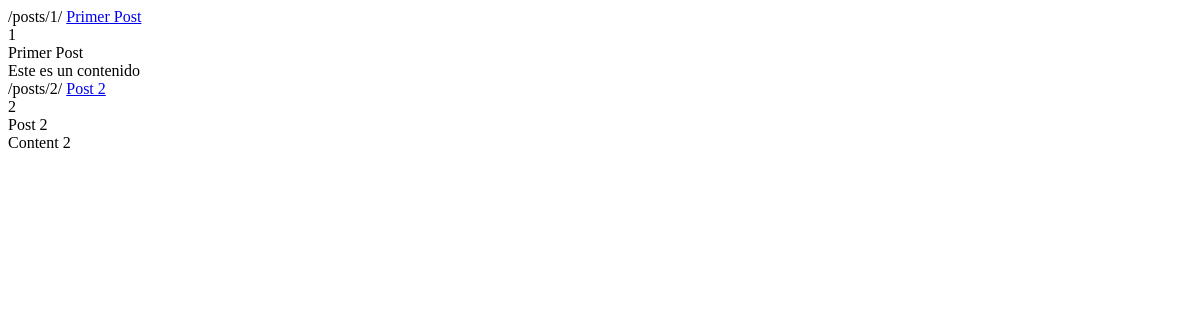
The app's page /posts/, older data.
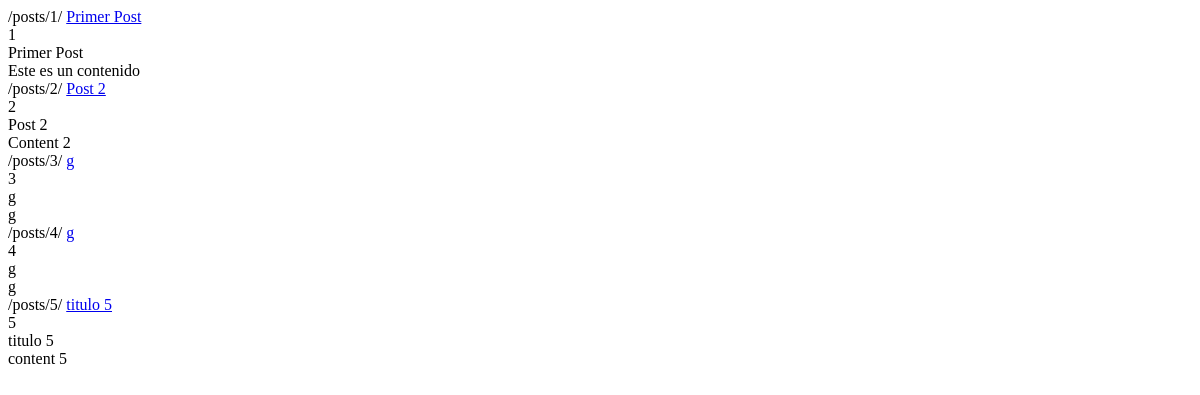
The same page, newer data.
### posts/models.py (models this page shows, shortened)
class Post(models.Model):
    title = models.CharField(max_length=5)
    content = models.TextField()
    updated = models.DateTimeField(auto_now=True,auto_now_add=False)
    timestamps = models.DateTimeField(auto_now=False, auto_now_add=True)
    def get_absolute_url(self):
        return reverse("posts:detail", kwargs={"id": self.id})

### posts/views.py (the view)
def post_list(request):
    queryset = Post.objects.all()
    content = {
        "queryset": queryset,
        "content": "List Content Auth!"
    }
    return render(request, "index.html", content)

### templates/index.html (shortened to what this page needs)
<!DOCTYPE html>
<html lang="en">
<head>
</head>
<body>
    {% for obj in queryset %}
    {% url "posts:detail" id=obj.id %}
    <a href="{{ obj.get_absolute_url }}"> {{ obj.title }} </a> <br>
    {{ obj.id }} <br>
    {{ obj.title }} <br>
    {{ obj.content }} <br>
    {% endfor %}
</body>
</html>

Row changes from the older to the newer data that the page shows:
added Post: id "/posts/3/", title "g", id "3", content "g"
added Post: id "/posts/4/", title "g", id "4", content "g"
added Post: id "/posts/5/", title "titulo 5", id "5", content "content 5"
